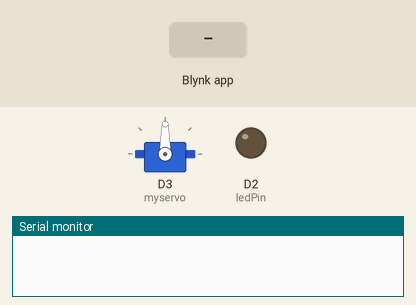
This sketch was run on a simulated ESP8266 (NodeMCU). Parts: servo, output pins drawn as LEDs (lit = HIGH), the last lines printed to the serial monitor. The test bench sets the inputs (shaded band). WiFi joins after 1.5 s; servers stay silent unless stated.

Above: at 3.0 s.
3.1 s: Blynk app writes 1 to V0
At 3.5 s:
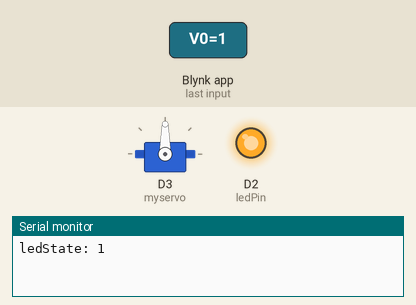
4.6 s: Blynk app writes 1 to V1
At 5.8 s:
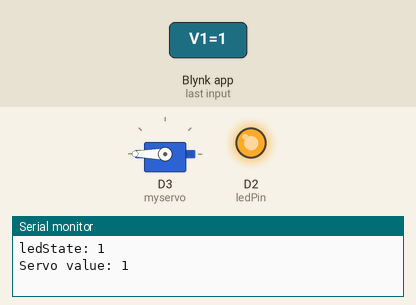
6.1 s: Blynk app writes 0 to V0
At 7.0 s:
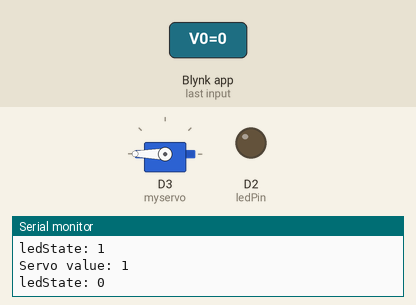
7.6 s: Blynk app writes 0 to V1
At 8.1 s:
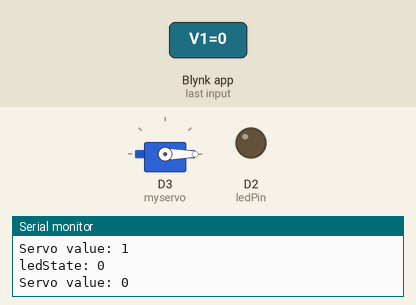
9.1 s: Blynk app writes 1 to V0
At 10.3 s:
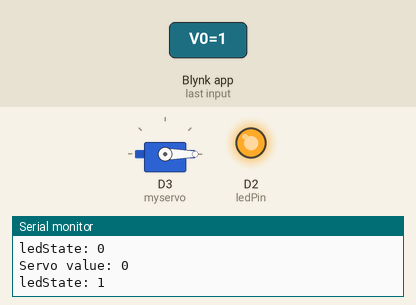
10.6 s: Blynk app writes 200 to V0
At 11.6 s:
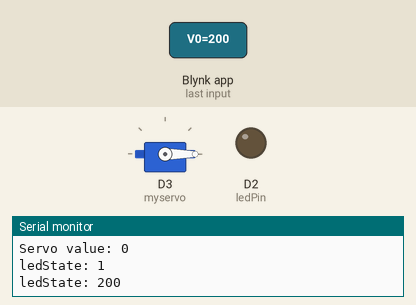
Timing chart, 0 to 13.1 s (numbered marks = the images above; inputs shaded):
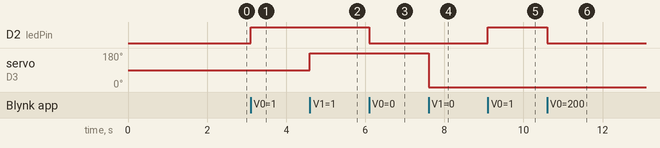

The sketch:

Led_and_servo_blynk.ino
```cpp
#define BLYNK_PRINT Serial
#define BLYNK_TEMPLATE_ID "TMPL6Yf0M7axz"
#define BLYNK_TEMPLATE_NAME "led"
#define BLYNK_AUTH_TOKEN "j5wUnKMdWbyVJ0_AutXkL-Z3Ai557Akc"

#include <ESP8266WiFi.h>
#include <BlynkSimpleEsp8266.h>
#include <Servo.h>

char ssid[] = "YOUR_WIFI_NAM";
char pass[] = "YOUR_PASSOWRD";
int ledPin = D2;
Servo myservo;

void setup()
{
  Serial.begin(9600);
  Blynk.begin(BLYNK_AUTH_TOKEN, ssid, pass);
  pinMode(ledPin, OUTPUT);
  myservo.attach(D3);
  digitalWrite(ledPin, 0);
}

BLYNK_WRITE(V0) {
  int ledState = param.asInt();
  Serial.print("ledState: ");
  Serial.println(ledState);
  if (ledState == 1) {
    digitalWrite(ledPin , 1);
  } else {
    digitalWrite(ledPin,0);
  }
}
BLYNK_WRITE(V1) {
  int value = param.asInt();
  Serial.print("Servo value: ");
  Serial.println(value);
  if(value == 1){
    myservo.write(180);
  }else{
    myservo.write(0);
  }
}
void loop()
{
  Blynk.run();
}
```

Measured:
- after the input at 3.1 s, D2 (ledPin): LOW → HIGH at once
- after the input at 4.6 s, servo on D3 (myservo): 90° → 180° at once
- after the input at 6.1 s, D2 (ledPin): HIGH → LOW at once
- after the input at 7.6 s, servo on D3 (myservo): 180° → 0° at once
- after the input at 9.1 s, D2 (ledPin): LOW → HIGH at once
- after the input at 10.6 s, D2 (ledPin): HIGH → LOW at once
